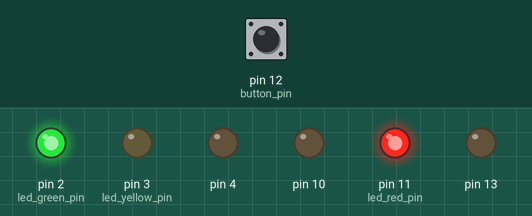
Bench run of a sketch on a simulated Arduino Uno, built with avr-gcc and run on an emulated ATmega328P. Parts: output pins drawn as LEDs (lit = HIGH). The inputs (shaded band) are chosen by the test bench; at power-on: pin 12 (button_pin) LOW.

Above: at 1.2 s.
1.3 s: pin 12 (button_pin) pulled HIGH for 0.15 s
At 17.7 s:
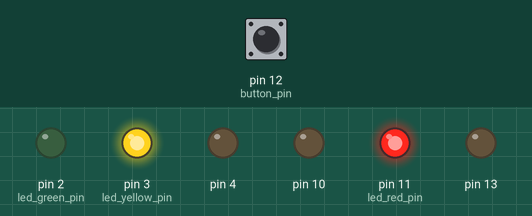
At 22.5 s:
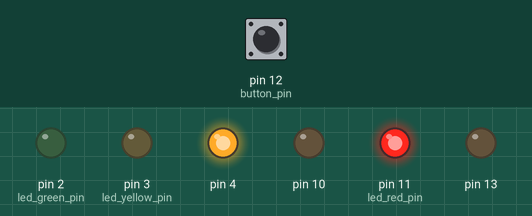
Timing chart, 0 to 22.8 s (numbered marks = the images above; inputs shaded):
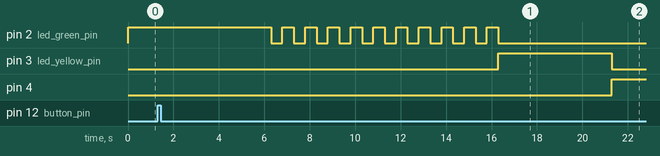

Measured:
- after the input at 1.3 s, pin 2 (led_green_pin): alternates HIGH for 0.50 s and LOW for 0.50 s, 21 changes in all, then stays LOW, starting after 5.0 s; pin 3 (led_yellow_pin): LOW → HIGH after 15.0 s, → LOW 5.0 s later; pin 4: LOW → HIGH after 20.0 s

The sketch:

arduino_ide-SimpleSketch.ino
```cpp
class Car{
    public:
        Car(unsigned char led_green_pin=2, unsigned char led_yellow_pin=3, unsigned char led_red_pin=4);
        void active();
        void deactive();

    private:
        unsigned char led_green;
        unsigned char led_yellow;
        unsigned char led_red;
        void alert();
};


class Pedestrian{
    public:
        Pedestrian(
            unsigned char led_green_pin=10,
            unsigned char led_red_pin=11,
            unsigned char button_pin=12,
            unsigned char buzzer_pin=13
        );
        bool onPushButton();
        void active(unsigned long timer=10000);

    private:
        unsigned char led_green;
        unsigned char led_red;
        unsigned char button;
        unsigned char buzzer;
        void alert();
        void deactive();
};


Car car;
Pedestrian pedestrian;

void setup(){
}

void loop(){
    car.active();
    if(pedestrian.onPushButton()){
        delay(5000);
        car.deactive();
        pedestrian.active();
    }
}

Car::Car(unsigned char led_green_pin, unsigned char led_yellow_pin, unsigned char led_red_pin){
    led_green = led_green_pin;
    led_yellow = led_yellow_pin;
    led_red = led_red_pin;
    pinMode(led_green, OUTPUT);
    pinMode(led_yellow, OUTPUT);
    pinMode(led_red, OUTPUT);
    digitalWrite(led_green, HIGH);
}

void Car::active(){
    digitalWrite(led_green, HIGH);
    digitalWrite(led_yellow, LOW);
    digitalWrite(led_red, LOW);
}

void Car::alert(){
    for(unsigned short i = 0; i < 10; i++){
        digitalWrite(led_green, LOW);
        delay(500);
        digitalWrite(led_green, HIGH);
        delay(500);
    }
    digitalWrite(led_green, LOW);
    digitalWrite(led_yellow, HIGH);
    delay(5000);
    digitalWrite(led_yellow, LOW);
}

void Car::deactive(){
    alert();
    digitalWrite(led_red, HIGH);
}

Pedestrian::Pedestrian(unsigned char led_green_pin, unsigned char led_red_pin, unsigned char button_pin, unsigned char buzzer_pin){
    led_green = led_green_pin;
    led_red = led_red_pin;
    button = button_pin;
    buzzer = buzzer_pin;
    pinMode(led_green, OUTPUT);
    pinMode(led_red, OUTPUT);
    pinMode(button, INPUT);
    pinMode(buzzer, OUTPUT);
    digitalWrite(led_red, HIGH);
}

bool Pedestrian::onPushButton(){
    return (bool) digitalRead(button);
}

void Pedestrian::alert(){
    for(unsigned short i = 0; i < 10; i++){
        digitalWrite(led_green, LOW);
        digitalWrite(buzzer, HIGH);
        delay(500);
        digitalWrite(led_green, HIGH);
        digitalWrite(buzzer, LOW);
        delay(500);
    }
}

void Pedestrian::active(unsigned long timer){
    delay(3000);
    digitalWrite(led_red, LOW);
    digitalWrite(led_green, HIGH);
    digitalWrite(buzzer, HIGH);
    delay(timer);
    deactive();
}

void Pedestrian::deactive(){
    alert();
    digitalWrite(led_green, LOW);
    digitalWrite(led_red, HIGH);
    delay(2000);
}
```
